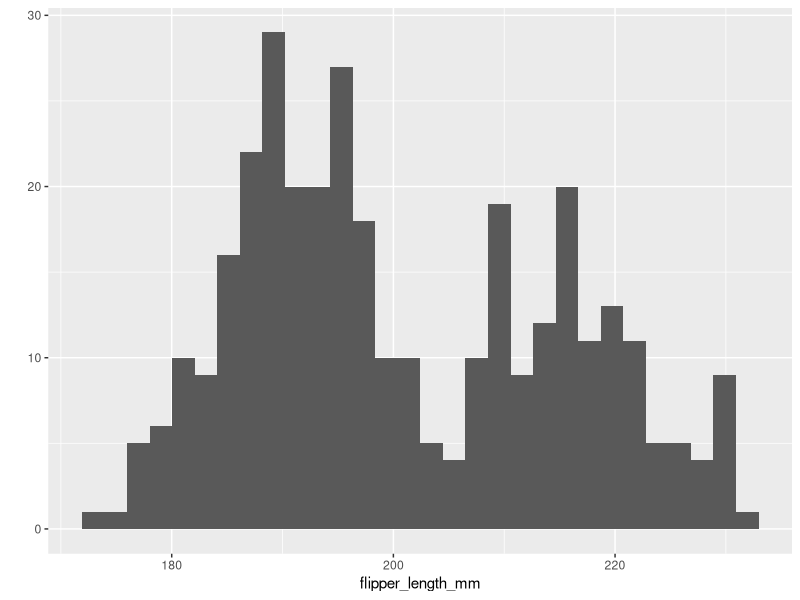
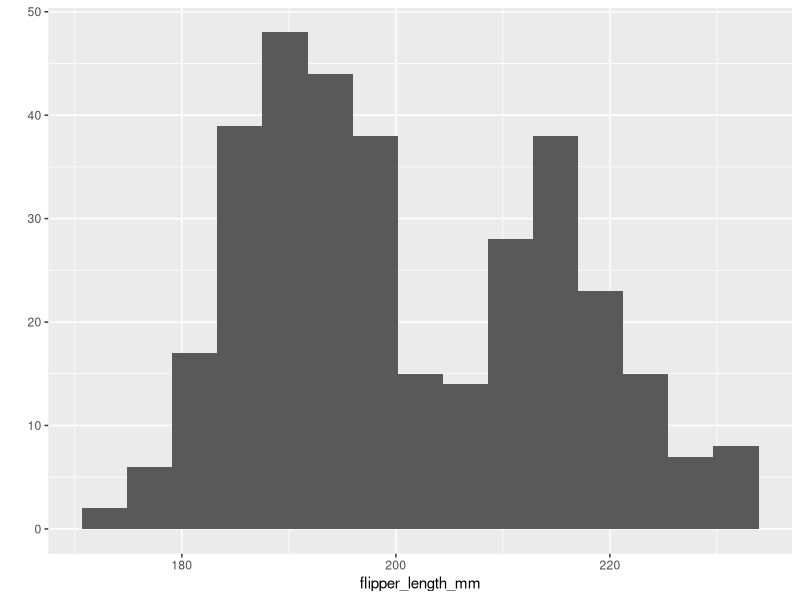
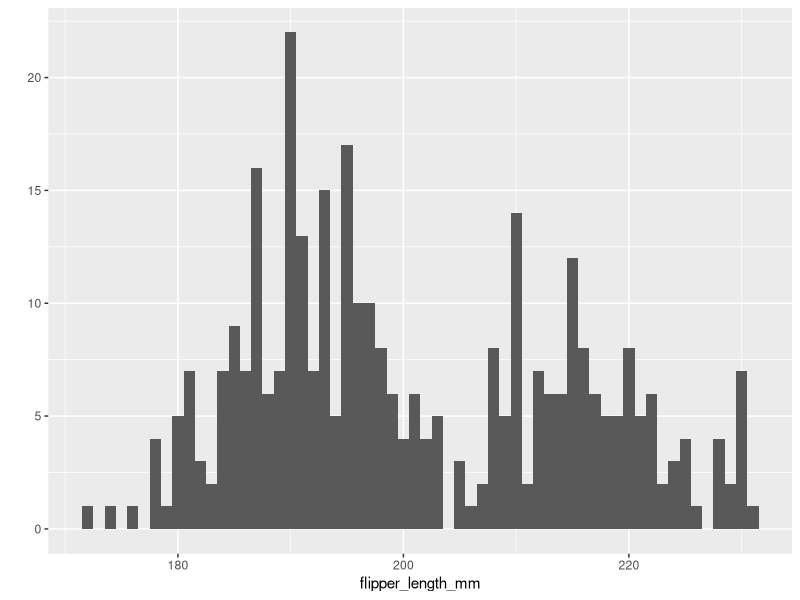
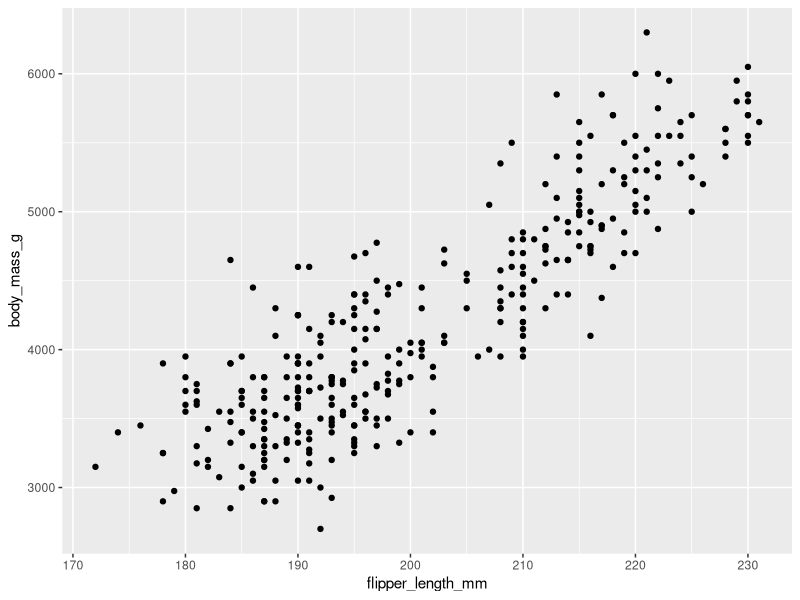
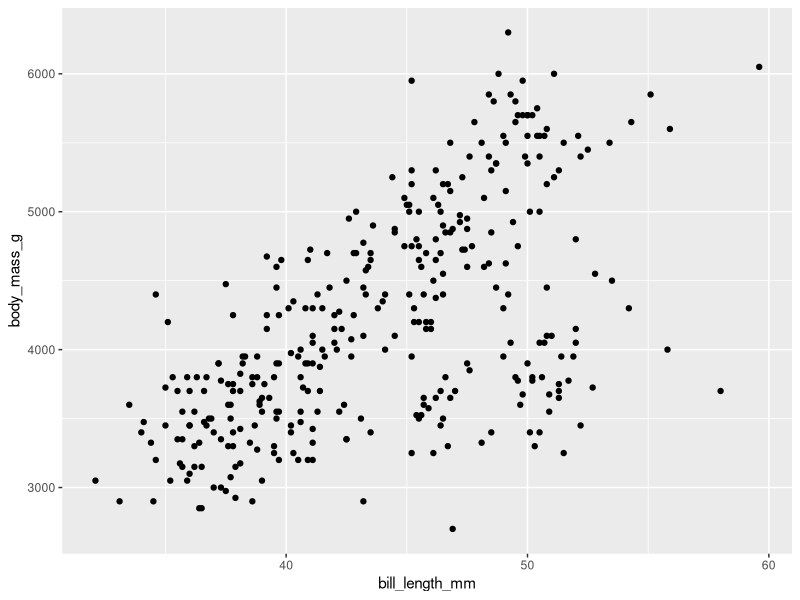
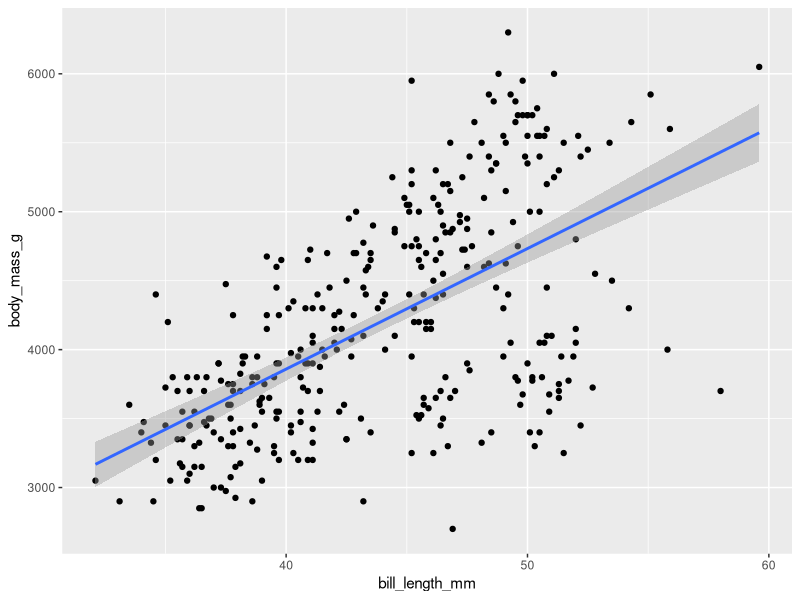
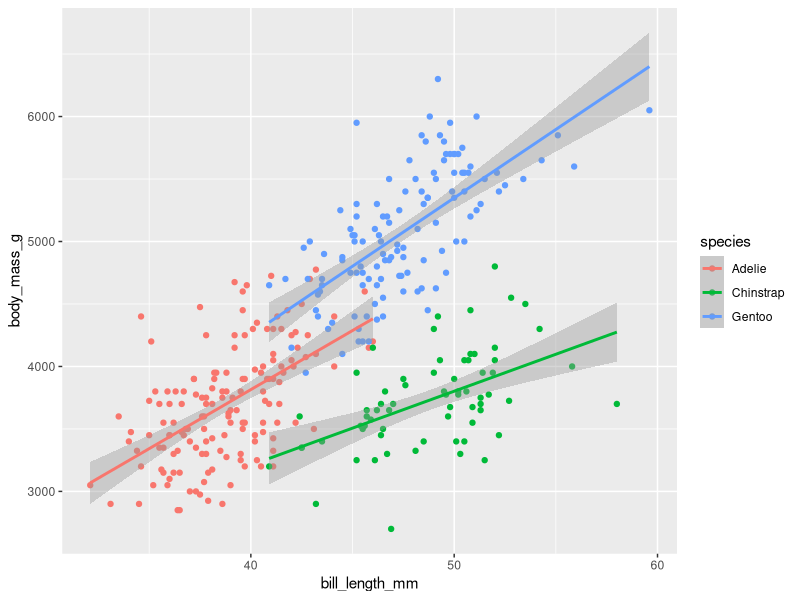

These figures' R source, in order:
## ---- chunk 1
# DO NOT ALTER THIS CHUNK
knitr::opts_chunk$set(
  echo = TRUE,
  eval = TRUE,
  fig.width = 5,
  fig.asp = 0.618,
  out.width = "70%",
  dpi = 120,
  fig.align = "center",
  cache = FALSE
)
# Load required packages
suppressPackageStartupMessages(library(tidyverse))
suppressPackageStartupMessages(library(palmerpenguins))
## ---- chunk 2
 qplot(x = flipper_length_mm, data = penguins)
## ---- chunk 3
 qplot(x = flipper_length_mm, data = penguins, bins=15)
## ---- chunk 4
 qplot(x = flipper_length_mm,binwidth=1, data = penguins)
## ---- chunk 5
qplot(x = flipper_length_mm, y = body_mass_g, data = penguins)
## ---- chunk 6
qplot(x = bill_length_mm, y = body_mass_g, data = penguins)
## ---- chunk 7
qplot(x = bill_length_mm, y = body_mass_g, data = penguins, geom = c("point", "smooth"), method = "lm")
## ---- chunk 8
qplot(x = bill_length_mm, y = body_mass_g, data = penguins, geom = c("point", "smooth"), color = species, method = "lm")
